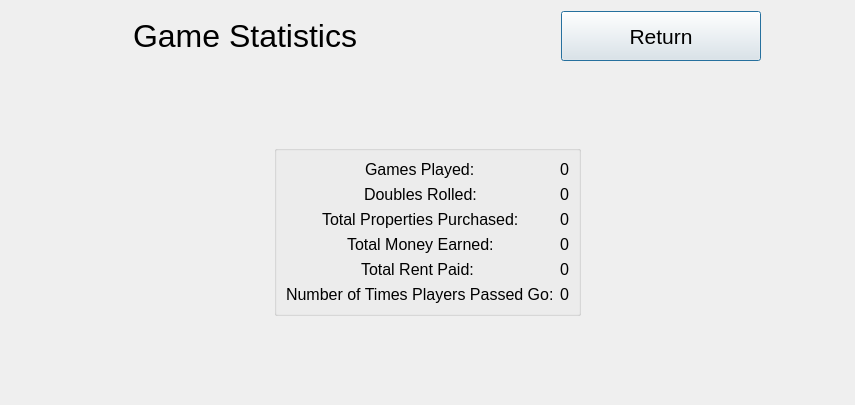
<?xml version="1.0" encoding="UTF-8"?>
<ui version="4.0">
 <class>Dialog</class>
 <widget class="QDialog" name="Dialog">
  <property name="geometry">
   <rect>
    <x>0</x>
    <y>0</y>
    <width>855</width>
    <height>405</height>
   </rect>
  </property>
  <property name="windowTitle">
   <string>Dialog</string>
  </property>
  <layout class="QGridLayout" name="gridLayout_2">
   <item row="2" column="0">
    <layout class="QGridLayout" name="gridLayout">
     <item row="0" column="0">
      <spacer name="horizontalSpacer_3">
       <property name="orientation">
        <enum>Qt::Horizontal</enum>
       </property>
       <property name="sizeHint" stdset="0">
        <size>
         <width>40</width>
         <height>20</height>
        </size>
       </property>
      </spacer>
     </item>
     <item row="0" column="1">
      <widget class="QGroupBox" name="groupBox">
       <property name="title">
        <string/>
       </property>
       <property name="alignment">
        <set>Qt::AlignLeading|Qt::AlignLeft|Qt::AlignVCenter</set>
       </property>
       <layout class="QFormLayout" name="formLayout">
        <property name="sizeConstraint">
         <enum>QLayout::SetDefaultConstraint</enum>
        </property>
        <property name="labelAlignment">
         <set>Qt::AlignCenter</set>
        </property>
        <property name="formAlignment">
         <set>Qt::AlignCenter</set>
        </property>
        <item row="0" column="0">
         <widget class="QLabel" name="gamesPlayedLabel">
          <property name="font">
           <font>
            <pointsize>12</pointsize>
           </font>
          </property>
          <property name="text">
           <string>Games Played:</string>
          </property>
         </widget>
        </item>
        <item row="0" column="1">
         <widget class="QLabel" name="gamesPlayedValue">
          <property name="font">
           <font>
            <pointsize>12</pointsize>
           </font>
          </property>
          <property name="text">
           <string>0</string>
          </property>
         </widget>
        </item>
        <item row="1" column="0">
         <widget class="QLabel" name="doublesRolledLabel">
          <property name="font">
           <font>
            <pointsize>12</pointsize>
           </font>
          </property>
          <property name="text">
           <string>Doubles Rolled:</string>
          </property>
         </widget>
        </item>
        <item row="1" column="1">
         <widget class="QLabel" name="doublesRolledValue">
          <property name="font">
           <font>
            <pointsize>12</pointsize>
           </font>
          </property>
          <property name="text">
           <string>0</string>
          </property>
         </widget>
        </item>
        <item row="2" column="0">
         <widget class="QLabel" name="propertiesPurchasedLabel">
          <property name="font">
           <font>
            <pointsize>12</pointsize>
           </font>
          </property>
          <property name="text">
           <string>Total Properties Purchased:</string>
          </property>
         </widget>
        </item>
        <item row="2" column="1">
         <widget class="QLabel" name="propertiesPurchasedValue">
          <property name="font">
           <font>
            <pointsize>12</pointsize>
           </font>
          </property>
          <property name="text">
           <string>0</string>
          </property>
         </widget>
        </item>
        <item row="3" column="0">
         <widget class="QLabel" name="moneyEarnedLabel">
          <property name="font">
           <font>
            <pointsize>12</pointsize>
           </font>
          </property>
          <property name="text">
           <string>Total Money Earned:</string>
          </property>
         </widget>
        </item>
        <item row="3" column="1">
         <widget class="QLabel" name="moneyEarnedValue">
          <property name="font">
           <font>
            <pointsize>12</pointsize>
           </font>
          </property>
          <property name="text">
           <string>0</string>
          </property>
         </widget>
        </item>
        <item row="4" column="0">
         <widget class="QLabel" name="rentPaidLabel">
          <property name="font">
           <font>
            <pointsize>12</pointsize>
           </font>
          </property>
          <property name="text">
           <string>Total Rent Paid: </string>
          </property>
         </widget>
        </item>
        <item row="4" column="1">
         <widget class="QLabel" name="rentPaidValue">
          <property name="font">
           <font>
            <pointsize>12</pointsize>
           </font>
          </property>
          <property name="text">
           <string>0</string>
          </property>
         </widget>
        </item>
        <item row="5" column="0">
         <widget class="QLabel" name="passedGoLabel">
          <property name="font">
           <font>
            <pointsize>12</pointsize>
           </font>
          </property>
          <property name="text">
           <string>Number of Times Players Passed Go:</string>
          </property>
         </widget>
        </item>
        <item row="5" column="1">
         <widget class="QLabel" name="passedGoValue">
          <property name="font">
           <font>
            <pointsize>12</pointsize>
           </font>
          </property>
          <property name="text">
           <string>0</string>
          </property>
         </widget>
        </item>
       </layout>
      </widget>
     </item>
     <item row="0" column="2">
      <spacer name="horizontalSpacer_4">
       <property name="orientation">
        <enum>Qt::Horizontal</enum>
       </property>
       <property name="sizeHint" stdset="0">
        <size>
         <width>40</width>
         <height>20</height>
        </size>
       </property>
      </spacer>
     </item>
    </layout>
   </item>
   <item row="0" column="0">
    <layout class="QHBoxLayout" name="gameStatsHorizontalLayout" stretch="0,0,0,0">
     <property name="sizeConstraint">
      <enum>QLayout::SetFixedSize</enum>
     </property>
     <item>
      <spacer name="horizontalSpacer">
       <property name="orientation">
        <enum>Qt::Horizontal</enum>
       </property>
       <property name="sizeType">
        <enum>QSizePolicy::Preferred</enum>
       </property>
       <property name="sizeHint" stdset="0">
        <size>
         <width>40</width>
         <height>20</height>
        </size>
       </property>
      </spacer>
     </item>
     <item>
      <widget class="QLabel" name="gameStatsTitleLabel">
       <property name="sizePolicy">
        <sizepolicy hsizetype="Fixed" vsizetype="Fixed">
         <horstretch>0</horstretch>
         <verstretch>0</verstretch>
        </sizepolicy>
       </property>
       <property name="maximumSize">
        <size>
         <width>300</width>
         <height>50</height>
        </size>
       </property>
       <property name="font">
        <font>
         <pointsize>24</pointsize>
        </font>
       </property>
       <property name="layoutDirection">
        <enum>Qt::LeftToRight</enum>
       </property>
       <property name="text">
        <string>Game Statistics</string>
       </property>
      </widget>
     </item>
     <item>
      <spacer name="horizontalSpacer_2">
       <property name="orientation">
        <enum>Qt::Horizontal</enum>
       </property>
       <property name="sizeType">
        <enum>QSizePolicy::Preferred</enum>
       </property>
       <property name="sizeHint" stdset="0">
        <size>
         <width>40</width>
         <height>20</height>
        </size>
       </property>
      </spacer>
     </item>
     <item>
      <widget class="QPushButton" name="gameStatsReturnButton">
       <property name="sizePolicy">
        <sizepolicy hsizetype="Fixed" vsizetype="Fixed">
         <horstretch>0</horstretch>
         <verstretch>0</verstretch>
        </sizepolicy>
       </property>
       <property name="minimumSize">
        <size>
         <width>200</width>
         <height>50</height>
        </size>
       </property>
       <property name="maximumSize">
        <size>
         <width>200</width>
         <height>60</height>
        </size>
       </property>
       <property name="font">
        <font>
         <pointsize>16</pointsize>
        </font>
       </property>
       <property name="text">
        <string>Return</string>
       </property>
      </widget>
     </item>
    </layout>
   </item>
   <item row="1" column="0">
    <spacer name="verticalSpacer">
     <property name="orientation">
      <enum>Qt::Vertical</enum>
     </property>
     <property name="sizeType">
      <enum>QSizePolicy::Expanding</enum>
     </property>
     <property name="sizeHint" stdset="0">
      <size>
       <width>20</width>
       <height>47</height>
      </size>
     </property>
    </spacer>
   </item>
   <item row="3" column="0">
    <spacer name="verticalSpacer_2">
     <property name="orientation">
      <enum>Qt::Vertical</enum>
     </property>
     <property name="sizeHint" stdset="0">
      <size>
       <width>20</width>
       <height>40</height>
      </size>
     </property>
    </spacer>
   </item>
  </layout>
 </widget>
 <resources/>
 <connections/>
</ui>
